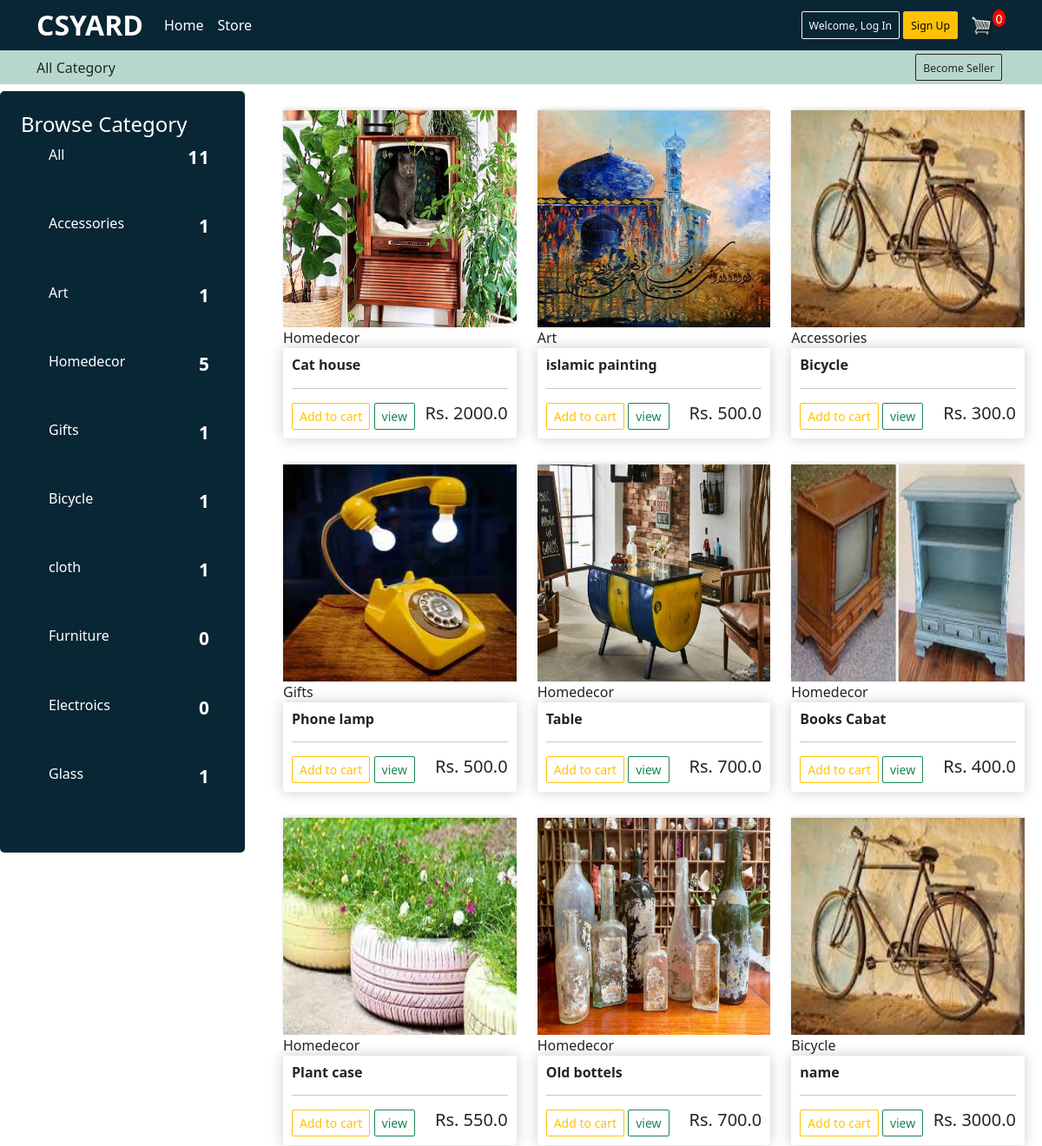
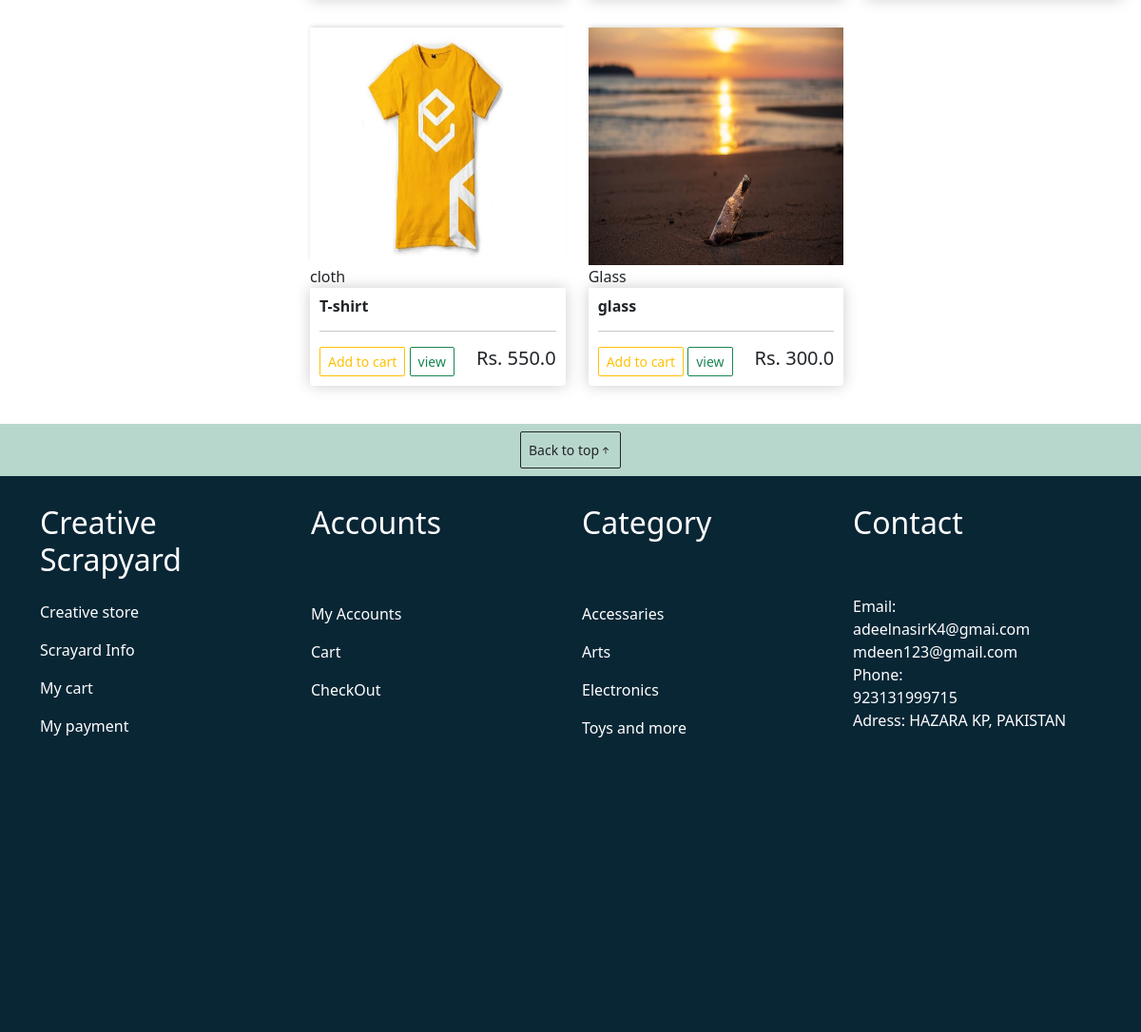
/store/, run on the app's committed database (2 pictures, top to bottom).
### store/models.py (models this page shows, shortened)
class Category(models.Model):
    name = models.CharField(max_length=25)
    def __str__(self):
        return self.name

class Product(models.Model):
    seller = models.ForeignKey(User, on_delete=models.CASCADE, null=True)
    name = models.CharField(max_length=200, null=True)
    price = models.FloatField()
    category = models.ForeignKey(Category, on_delete=models.SET_NULL, null=True)
    image = models.ImageField(null=True, blank=True)
    in_stock = models.BooleanField(default=True)
    @property
    def image_url(self):
        try:
            url = self.image.url
        except:
            url = ''
        return url

### store/views.py (the view)
# urls.py: path('', include('store.urls')),
def store(request):
    q = request.GET.get('q') if request.GET.get('q') != None else ''
    products = Product.objects.filter(
        Q(category__name__icontains=q)|
        Q(name__icontains=q)
    )
    if request.user.is_authenticated:
        customer = request.user
        order, create = Order.objects.get_or_create(customer=customer, complete=False)
        items = order.order_item_set.all()
        cartItems = order.get_cart_item
    else:
        items = []
        order = {'get_cart_item':0, 'get_cart_total':0}
        cartItems = order['get_cart_item']
    categorys = Category.objects.all()
    product_count = Product.objects.all().count()
    context = {'products': products,'categorys':categorys, 'product_count': product_count, 'cartItems': cartItems}
    return render(request, 'store/store.html', context)

### store/templates/store/store.html
{% extends 'store/main.html' %}
{% load static %}
{% block content %}
<div class="store-container">
    <div class="row">
        <div class="col-lg-3">
                {% include 'store/category_component.html' %}
        </div>
        <div class="col-lg-9">
            <div class="row mx-2">
                {% for product in products %}
                <div class="col col-lg-4 " >
                    <img class="thumbnail" src="{{ product.image_url }}" alt="placeholder">
                    {{ product.category }}
                    <div class="box-element product">
                        <h6><strong>{{ product.name }}</strong></h6>
                        <hr>
                        <button data-product="{{ product.id }}" data-action="add" class="btn btn-outline-warning btn-sm update-cart"> Add to cart</button>
                        <a href="{% url 'product-detail' product.id %}"><button class="btn btn-outline-success btn-sm">view</button></a>
                        <h5 style="display: inline; float: right;">Rs. {{ product.price}}</h5>
                    </div>
                </div>
                {% endfor %}
            </div>
        </div>
    </div>
{% endblock content %}

### store/templates/store/category_component.html (shortened to what this page needs)
{% load static %}
<div class="categorys p-4 mt-2">
    <div class="category-header">
      <h4>Browse Category</h4>
    </div>
    <ul class="category_list text-white mt-2">
        <li>
        <a href="{% url 'store' %}">All <span>{{ product_count }}</span> </a>
        </li>
        <li>
            {% for category in categorys %}
                <a href="{% url 'store' %}?q={{category.name}}"> {{ category.name }} <span>{{ category.product_set.all.count }}</span></a>
            {% endfor %}
        </li>
    </ul>
  </div>

### static/css/main.css (style rules this page uses)
.box-element { box-shadow:hsl(0, 0%, 80%) 0 0 16px; background-color: #fff; border-radius: 4px; padding: 10px; }
.thumbnail { width: 100%; height: 250px; -webkit-box-shadow: -1px -3px 5px -2px rgba(214,214,214,1); -moz-box-shadow: -1px -3px 5px -2px rgba(214,214,214,1); box-shadow: -1px -3px 5px -2px rgba(214,214,214,1); }
.product { border-radius: 0 0 4px 4px; }
.col-lg-4, .col-md-4, .col { margin-top: 30px; }
.form-control, .btn { border-radius: 2px; }

### store/templates/store/category_component.html (style rules this page uses)
.categorys { color: #fff;; border-radius: 5px; background-color: #092635; }
.category_list { list-style: none; }
.category_list li a { display: flex; justify-content: space-between; margin-bottom: 3rem; font-weight: 500; text-decoration: none; color: var(--color-light-gray); transition: all 0.3s ease-in-out; }
.category_list li a span { padding: 0 1rem; background-color: var(--color-dark); border-radius: 3px; font-size: 1.3rem; font-weight: 700; letter-spacing: 1px; }

### data on the page
Category: name "Accessories", product_set.all.count "1"
Category: name "Art", product_set.all.count "1"
Category: name "Homedecor", product_set.all.count "5"
Category: name "Gifts", product_set.all.count "1"
Category: name "Bicycle", product_set.all.count "1"
Category: name "cloth", product_set.all.count "1"
Category: name "Furniture", product_set.all.count "0"
Category: name "Electroics", product_set.all.count "0"
Category: name "Glass", product_set.all.count "1"
Product: image_url (picture), category "Homedecor", name "Cat house", price "2000.0"
Product: image_url (picture), category "Art", name "islamic painting", price "500.0"
Product: image_url (picture), category "Accessories", name "Bicycle", price "300.0"
Product: image_url (picture), category "Gifts", name "Phone lamp", price "500.0"
Product: image_url (picture), category "Homedecor", name "Table", price "700.0"
Product: image_url (picture), category "Homedecor", name "Books Cabat", price "400.0"
Product: image_url (picture), category "Homedecor", name "Plant case", price "550.0"
Product: image_url (picture), category "Homedecor", name "Old bottels", price "700.0"
Product: image_url (picture), category "Bicycle", name "name", price "3000.0"
Product: image_url (picture), category "cloth", name "T-shirt", price "550.0"
Product: image_url (picture), category "Glass", name "glass", price "300.0"

### other printed values
{{ cartItems }} "0"
{{ product_count }} "11"
